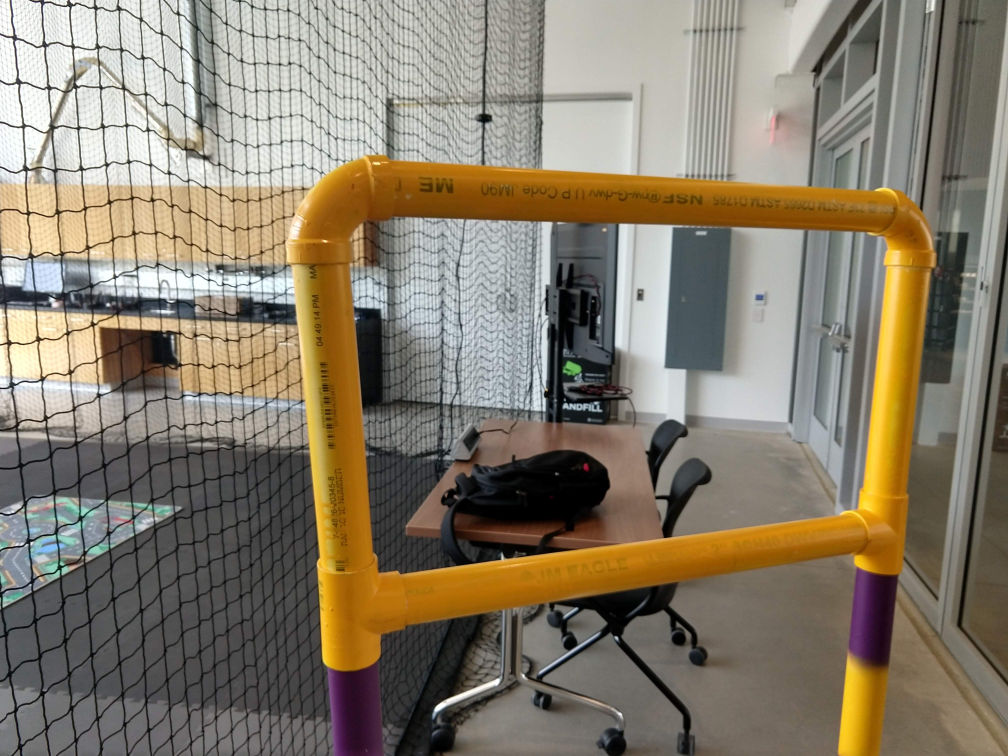
#> input picture Color Thresholding/Images/Yellow/IMG_20191007_114115484_HDR.jpg, 4032 x 3024 px (shown at 1/4 size)
$ python Zoom_mask.py
#> lines starting #> are read from the running program, lines starting #| are printed output that depends on the picture; after the words box and inside, x2 and y2 are one past the last pixel; in counts of white or black regions, pixels touching at a corner belong together
#!/usr/bin/env python2
# vertex find


import cv2
import numpy as np
from matplotlib import pyplot as plt
from mpl_toolkits.mplot3d import axes3d, Axes3D
from scipy.stats import multivariate_normal
from scipy.cluster.vq import kmeans, whiten, kmeans2
import imutils
#Image Select
import Tkinter, tkFileDialog


root = Tkinter.Tk()
root.withdraw()
imgname = tkFileDialog.askopenfilename()
#> the answer given: Color Thresholding/Images/Yellow/IMG_20191007_114115484_HDR.jpg

# imgname='Images/Yellow/IMG_20191007_114115484_HDR.jpg'
# Selected training img
#imgname = 'Images/InitislSet.png'

# Save/Load File name for RGB values
#filename = 'MaroonWindow.npy'


print('trying to load image')
# load image
img = cv2.imread(imgname)
#> img is the input picture: shape (3024, 4032, 3); mean B, G, R 107.6, 125.2, 135.2
imgOG = cv2.imread(imgname)
img_fin=cv2.cvtColor(img,cv2.COLOR_RGB2GRAY)
img_fin=cv2.cvtColor(img_fin,cv2.COLOR_GRAY2RGB)
#> img_fin: shape (3024, 4032, 3)
print('loaded image')


#start with a blur
kernel = np.ones((3,3), np.uint8)
frame = img.copy()
median = cv2.medianBlur(frame,5)

# hsv = cv2.cvtColor(median, cv2.COLOR_BGR2HSV)

# Tolerance levels
tb, tg, tr = 5, 5, 5
# # BGR!
# HSV 22, 50, 67; 42 45 100
lower = np.array([21 - tb, 85 - tg, 0 - tr])
upper = np.array([92 + tb, 173 + tg, 255 + tr])

# [6 lines of commented-out code are left out]
mask = cv2.inRange(median, lower, upper)
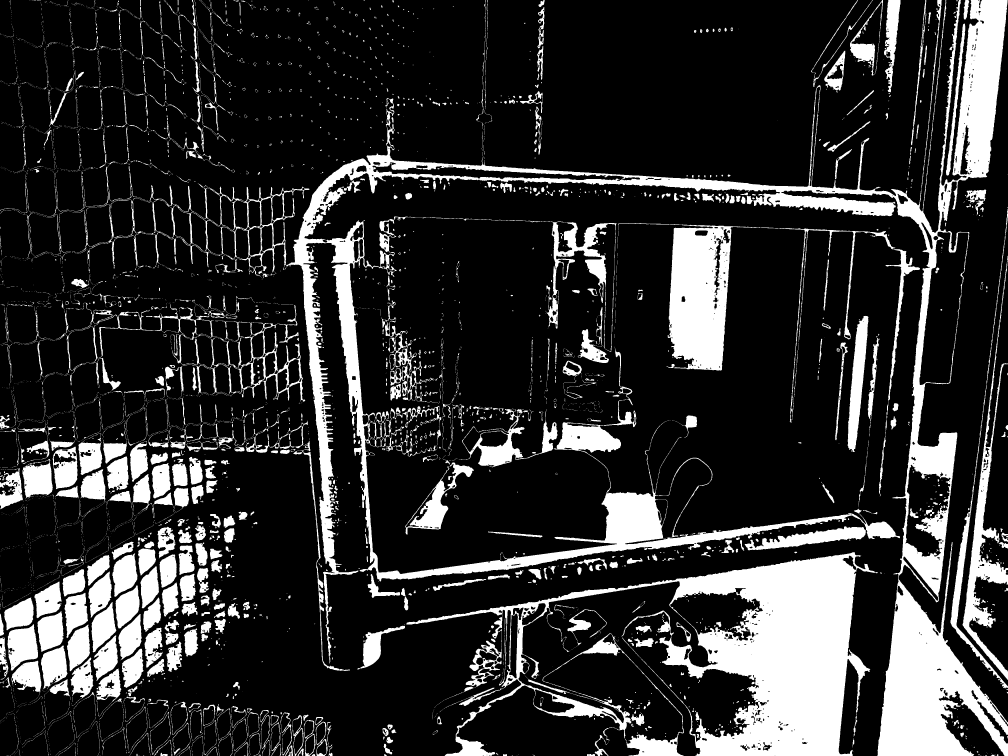
#> mask: shape (3024, 4032) (shown at 1/4 size); 19.3% white; 5668 white regions (4196 under 20 px), largest, box (x1, y1, x2, y2) and area: (584, 0, 4032, 3024) 831309, (1625, 2209, 3511, 3024) 472729, (2473, 892, 3680, 1985) 139261
#this for later
blank=0*np.ones(np.shape(frame))
#get a mask out from color thresholding
res = cv2.bitwise_and(frame, frame, mask = mask)
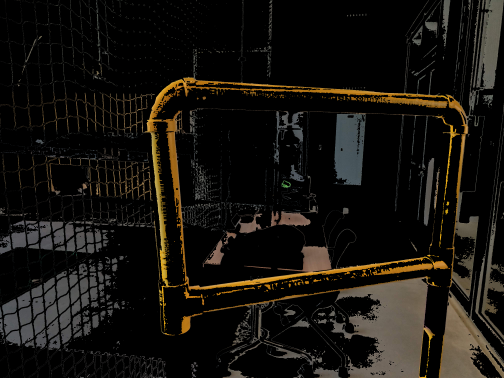
#> res: shape (3024, 4032, 3) (shown at 1/8 size); mean B, G, R 14.7, 19.3, 22.2
cv2.imshow('base mask',res)


#make a pure white mask called gray:
gray=res.copy()
gray = cv2.cvtColor(gray,cv2.COLOR_RGB2GRAY)
gray = cv2.threshold(gray, 1, 255, cv2.THRESH_BINARY)[1]

#erode out the noise
gray = cv2.erode(gray,np.ones((3,3), np.uint8),iterations=1)
#> gray: shape (3024, 4032); 16.1% white; 3553 white regions (2453 under 20 px), largest, box (x1, y1, x2, y2) and area: (1627, 2210, 3500, 3024) 411435, (1155, 0, 4030, 2496) 339198, (3511, 2205, 4032, 3024) 175193
#fine dilation
gray = cv2.dilate(gray,np.ones((3,3), np.uint8),iterations=2)
#> gray: shape (3024, 4032); 20.9% white; 2421 white regions (4 under 20 px), largest, box (x1, y1, x2, y2) and area: (1145, 0, 4032, 2626) 613523, (1625, 2208, 3502, 3024) 462189, (3509, 2168, 4032, 3024) 187074
#thicc dialation
gray = cv2.dilate(gray,np.ones((5,5), np.uint8),iterations=3)
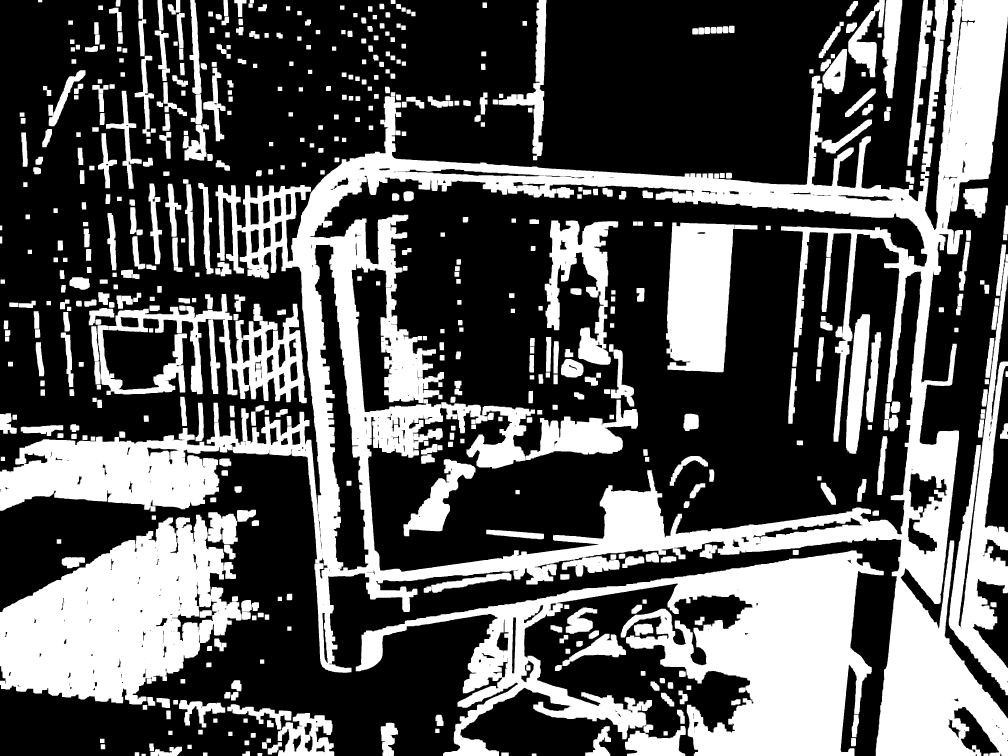
#> gray: shape (3024, 4032) (shown at 1/4 size); 34.8% white; 583 white regions
cv2.imshow('dialate3',gray)


#use this thick dialated image to find contours:
temp_gray=gray.copy()
#reformat for contouring
thresh = cv2.threshold(temp_gray, 60, 255, cv2.THRESH_BINARY)[1]
#contours:
cnts = cv2.findContours(thresh.copy(), cv2.RETR_EXTERNAL,cv2.CHAIN_APPROX_SIMPLE)
#> cnts = 461 contours; largest, box (x1, y1, x2, y2) and area: (0, 0, 4032, 3024) 4677276, (1423, 2202, 3535, 3024) 656312, (0, 2049, 967, 2818) 461318, (3795, 1049, 4032, 2781) 127040, (433, 1176, 1227, 1613) 106880
cnts = imutils.grab_contours(cnts)
#find maximum contour:
maxA=0.
for c in cnts:
	A = cv2.contourArea(c)
	if A>maxA:
		maxA=A
		max_contour=c
#> this loop made 461 passes
#> (A, maxA, max_contour) on passes 1, 4: (128, 128, [[566, 3015], [566, 3023], [582, 3023], [582, 3015]]), (198, 198, [[1030, 3012], [1030, 3023], [1048, 3023], [1048, 3012]])
#> after the loop, maxA = 4677276; max_contour = contour of 6700 points, box (x1, y1, x2, y2) (0, 0, 4032, 3024), area 4677276

# draw the max contour filled in
contour_img=cv2.drawContours(blank.copy(), [max_contour], -1, (255, 255, 255), -1)
#> contour_img: shape (3024, 4032, 3) float64; 38.5% white; 1 white region, box (x1, y1, x2, y2) and area: (0, 0, 4032, 3024) 4693336
cv2.imshow('biggest contour',contour_img)

#make it bigger to get the edges right: (MAY NOT NEED TO)
contour_img=cv2.dilate(contour_img,np.ones((5,5), np.uint8),iterations=4)
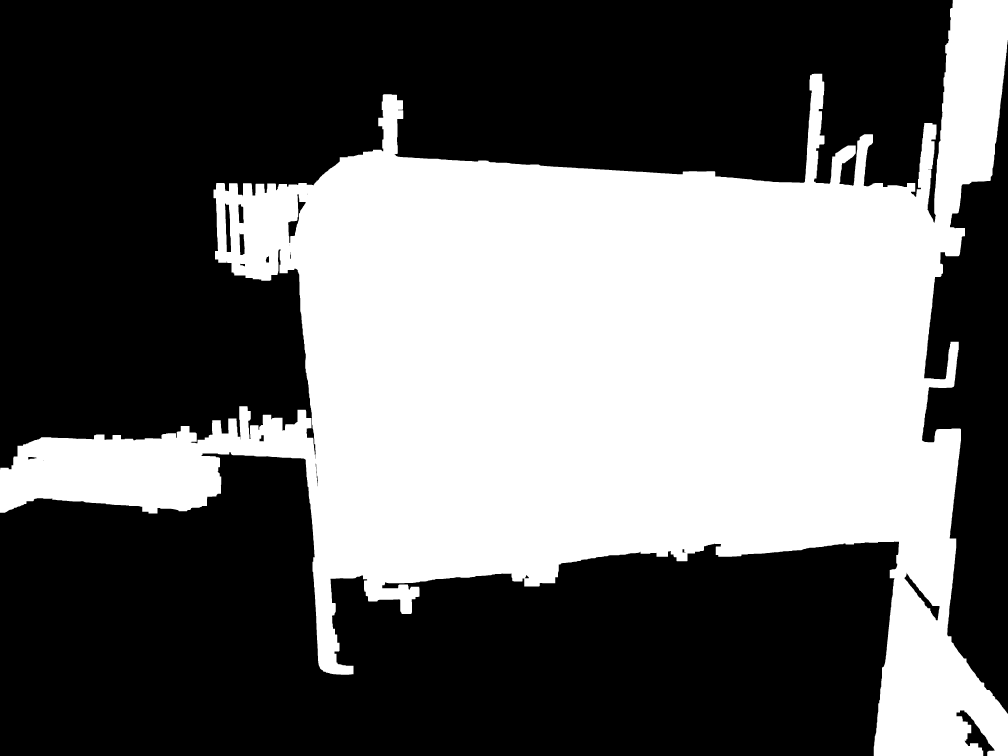
#> contour_img: shape (3024, 4032, 3) float64 (shown at 1/4 size); 40.6% white; 1 white region, box (x1, y1, x2, y2) and area: (0, 0, 4032, 3024) 4947478
#make a mask out of it
contour_mask = cv2.inRange(contour_img, np.array([1,1,1]), np.array([255,255,255]))

#apply the mask to the original thickened mask
new_gray = cv2.bitwise_and(gray, gray, mask = contour_mask)
#> new_gray: shape (3024, 4032); 18.2% white; 160 white regions (7 under 20 px), largest, box (x1, y1, x2, y2) and area: (0, 0, 4032, 3024) 1730573, (2664, 890, 2939, 1489) 139373, (2179, 882, 2473, 1459) 71435
cv2.imshow('hollow fat mask',new_gray)

#make a mask out of that
hollow_mask= cv2.inRange(new_gray, 200, 270)
#apply to original image
colored_masked= cv2.bitwise_and(frame, frame, mask = hollow_mask)
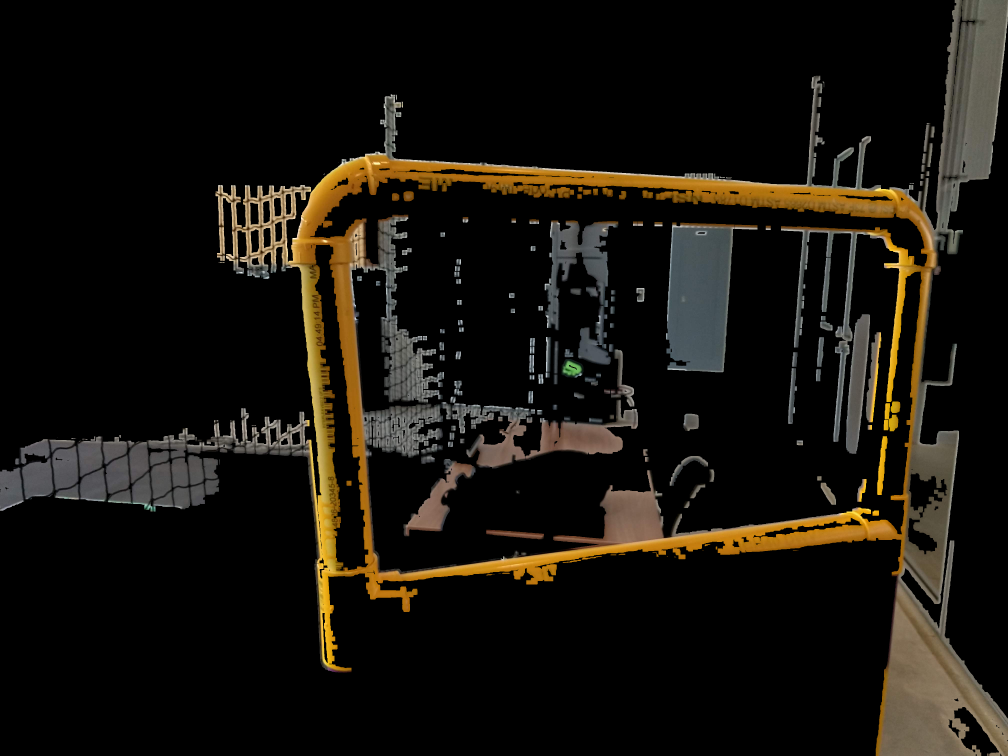
#> colored_masked: shape (3024, 4032, 3) (shown at 1/4 size); mean B, G, R 13, 19.2, 22.9
cv2.imshow('applied hollow fat mask',colored_masked)


#do second liberal color masking here!


cv2.waitKey(0)

$ run again, with Color Thresholding/Images/Yellow/IMG_20191007_114010600_HDR.jpg copied over Color Thresholding/Images/Yellow/IMG_20191007_114115484_HDR.jpg
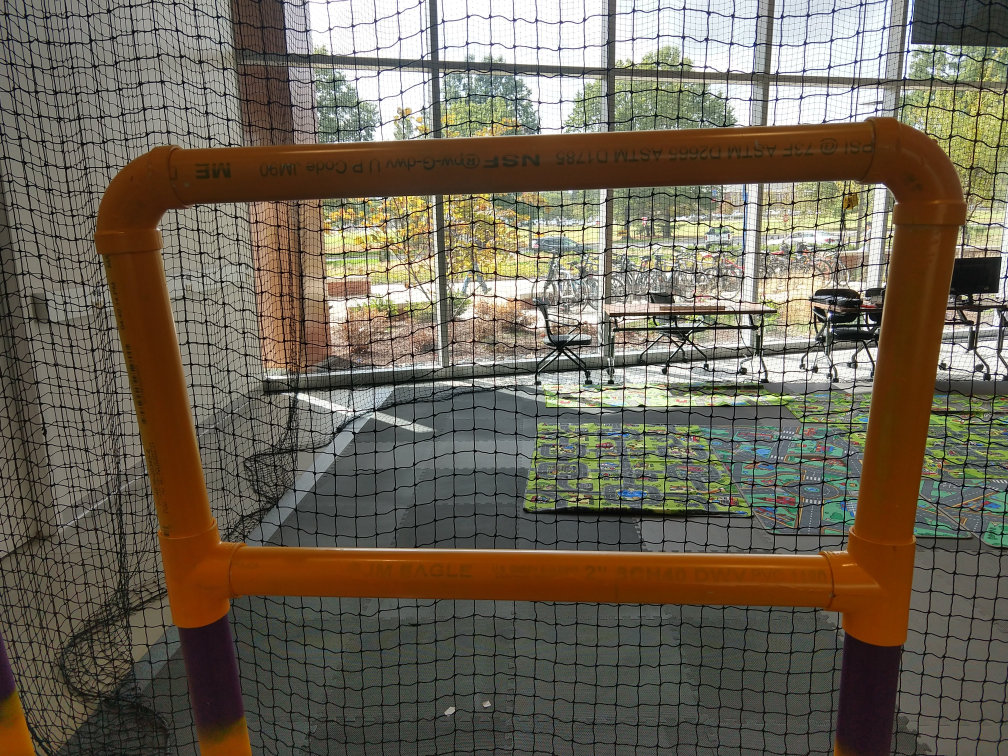
#> input picture Color Thresholding/Images/Yellow/IMG_20191007_114010600_HDR.jpg, 4032 x 3024 px (shown at 1/4 size)
#> img is the input picture: shape (3024, 4032, 3); mean B, G, R 86.9, 101.9, 110.3
#> `mask = cv2.inRange(median, lower, upper)`:
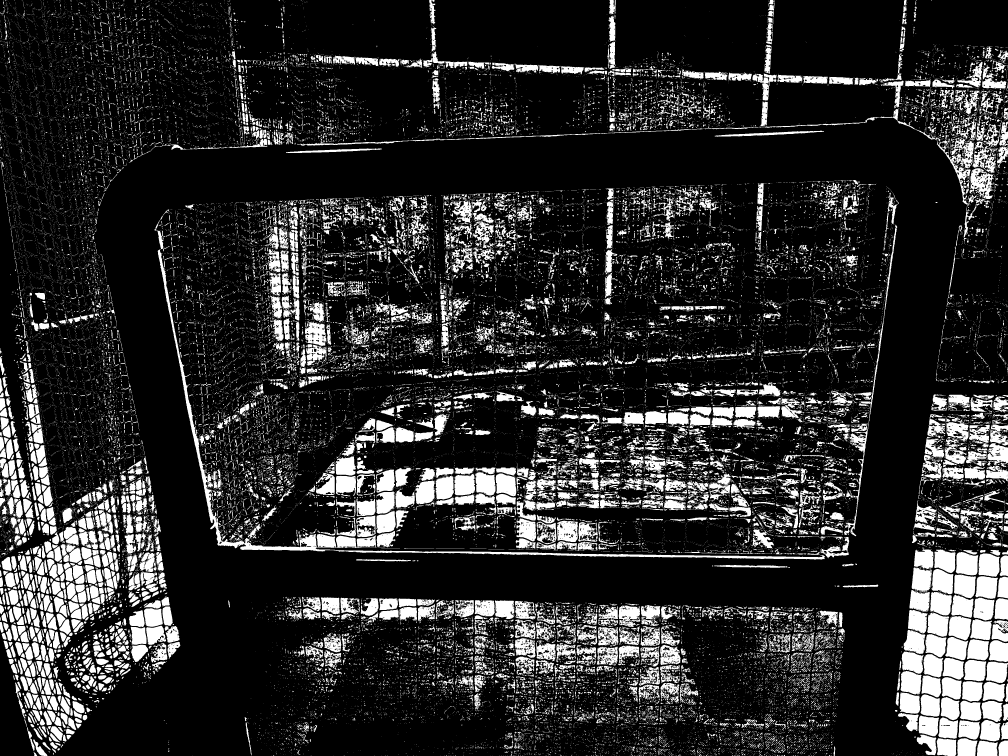
#> mask: shape (3024, 4032) (shown at 1/4 size); 17.3% white; 55364 white regions (48081 under 20 px), largest, box (x1, y1, x2, y2) and area: (617, 837, 3300, 2238) 51901, (1188, 433, 3919, 977) 21436, (3376, 899, 3589, 2145) 10483
#> cnts = 1070 contours; largest, box (x1, y1, x2, y2) and area: (611, 832, 3541, 2245) 1426474, (0, 1141, 728, 3024) 675288, (1102, 2381, 3386, 2904) 549983, (3573, 1950, 4032, 3024) 409596, (1236, 0, 4032, 978) 407510
#> the loop `for c in cnts:` made 1070 passes
#> (A, maxA, max_contour) on passes 1 to 2: (128, 128, [[3227, 3015], [3227, 3023], [3243, 3023], [3243, 3015]]), (272, 272, [[2548, 3015], [2548, 3023], [2582, 3023], [2582, 3015]])
#> after the loop `for c in cnts:`: maxA = 1426474; max_contour = contour of 4791 points, box (x1, y1, x2, y2) (611, 832, 3541, 2245), area 1426474
#> contour_mask: shape (3024, 4032); 13.3% white; 1 white region, box (x1, y1, x2, y2) and area: (603, 824, 3549, 2253) 1616436
#> new_gray: shape (3024, 4032); 9.6% white; 75 white regions (6 under 20 px), largest, box (x1, y1, x2, y2) and area: (611, 832, 3541, 2245) 1141945, (2535, 2067, 2658, 2096) 2502, (3211, 1706, 3278, 1758) 2437
#> `colored_masked= cv2.bitwise_and(frame, frame, mask = hollow_mask)`:
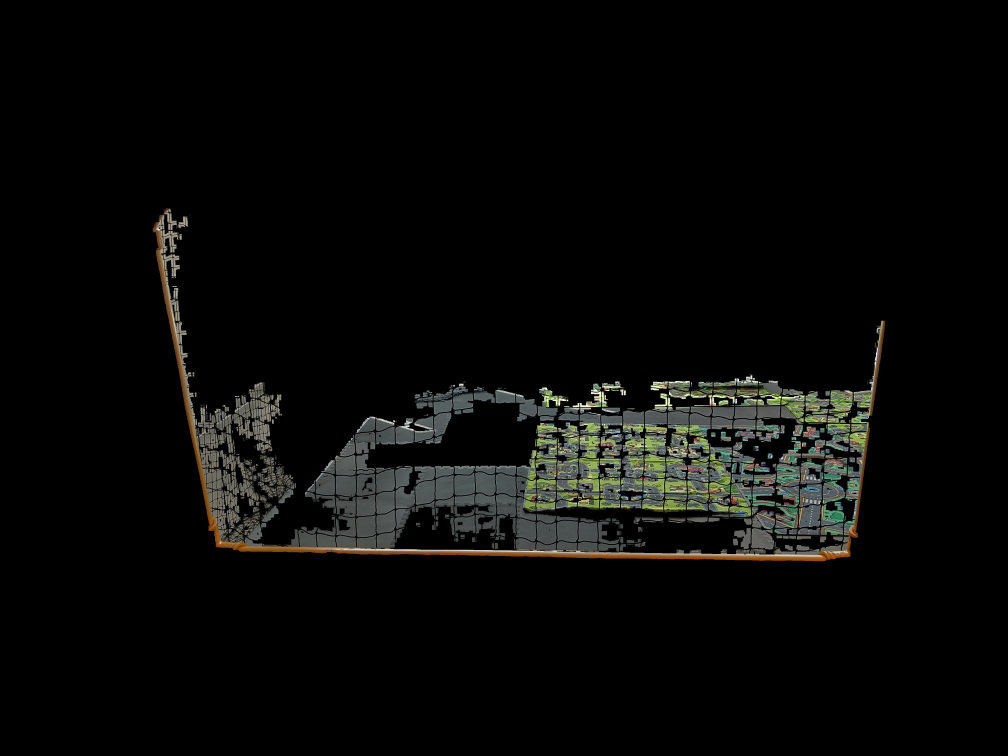
#> colored_masked: shape (3024, 4032, 3) (shown at 1/4 size); mean B, G, R 8.1, 9.4, 9.2
